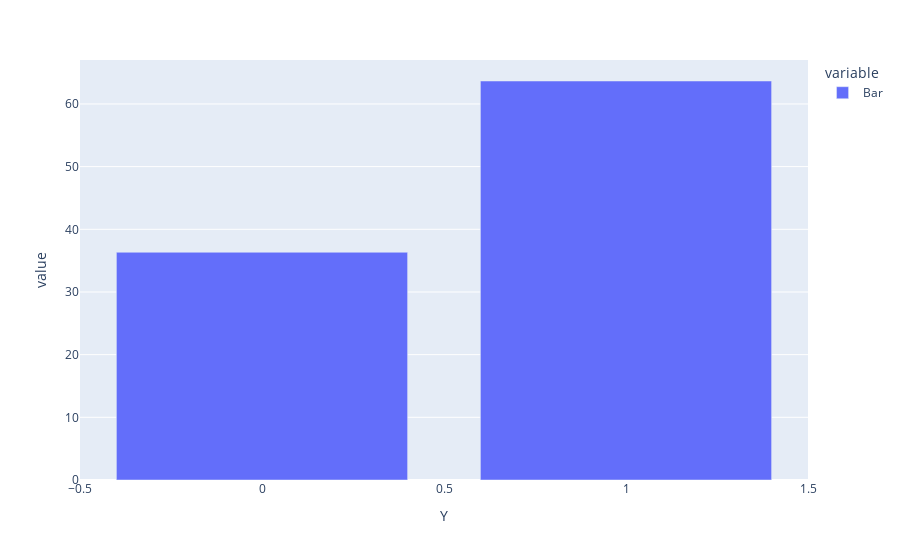

Here is the notebook cell this chart was saved with:
### Markdown cell above
6. Compare the acceptance rates between those drivers who:

- go to bars more than once a month, had passengers that were not a kid, and were not widowed *OR*
- go to bars more than once a month and are under the age of 30 *OR*
- go to cheap restaurants more than 4 times a month and income is less than 50K.

### Code cell
df_options1 = df_bar.query("Bar in ('1~3','less1','4~8','gt8') and passanger in ('Friend(s)','Partner') and maritalStatus != 'Widowed'").groupby("Y").count()[["Bar"]] / df_bar.query("Bar in ('1~3','less1','4~8','gt8') and passanger in ('Friend(s)','Partner') and maritalStatus != 'Widowed'")["Bar"].count() * 100
px.bar(df_options1)

### Figure 1 — Plotly figure (JSON) as saved in the notebook; plotly's stock layout.template omitted (floating-point values rounded to 4 significant figures)
{"data": [{"alignmentgroup": "True", "hovertemplate": "variable=Bar<br>Y=%{x}<br>value=%{y}<extra></extra>", "legendgroup": "Bar", "marker": {"color": "#636efa", "pattern": {"shape": ""}}, "name": "Bar", "offsetgroup": "Bar", "orientation": "v", "showlegend": true, "textposition": "auto", "type": "bar", "x": [0, 1], "xaxis": "x", "y": [36.34, 63.66], "yaxis": "y"}], "layout": {"barmode": "relative", "legend": {"title": {"text": "variable"}, "tracegroupgap": 0}, "margin": {"t": 60}, "xaxis": {"anchor": "y", "domain": [0, 1], "title": {"text": "Y"}}, "yaxis": {"anchor": "x", "domain": [0, 1], "title": {"text": "value"}}}}
